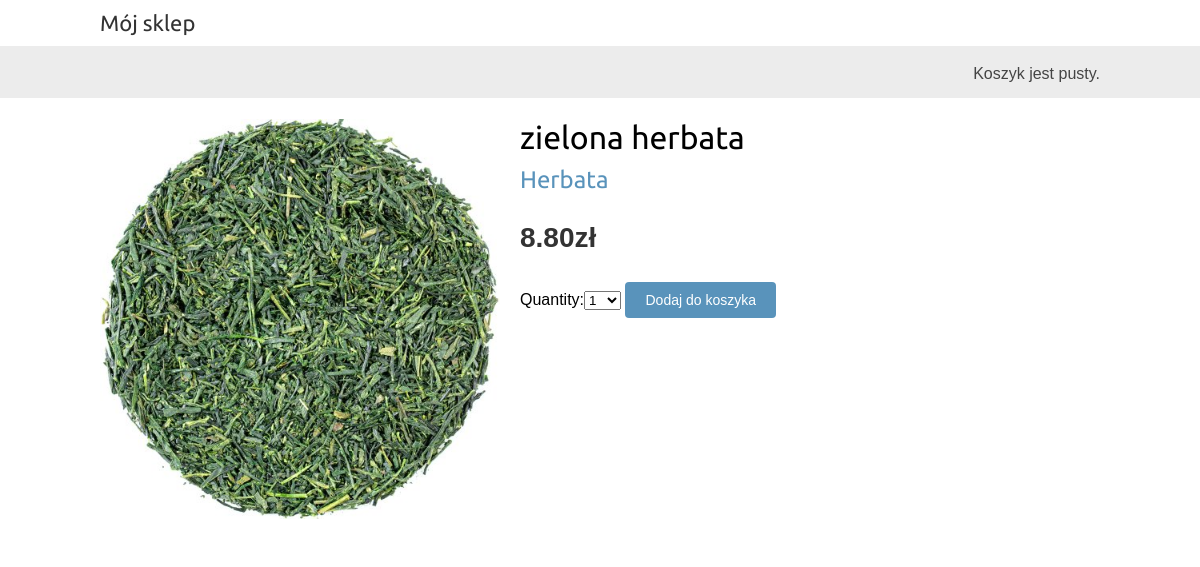
/1/zielona-herbata/, run on the app's committed database.
### shop/models.py (models this page shows, shortened)
class Product(models.Model):
    category = models.ForeignKey(Category, related_name='products', on_delete=models.CASCADE)
    name = models.CharField(max_length=200, db_index=True)
    slug = models.SlugField(max_length=200, db_index=True)
    image = models.ImageField(upload_to='products', blank=True)
    description = models.TextField(blank=True)
    price = models.DecimalField(max_digits=10, decimal_places=2)
    available = models.BooleanField(default=True)
    created = models.DateTimeField(auto_now_add=True)
    updated = models.DateTimeField(auto_now=True)
    class Meta:
        ordering = 'name',
        index_together = (('id', 'slug',),)

class Category(models.Model):
    name = models.CharField(max_length=200, db_index=True)
    slug = models.SlugField(max_length=200, db_index=True, unique=True)
    class Meta:
        ordering = 'name',
        verbose_name = 'category'
        verbose_name_plural = 'categories'
    def __str__(self):
        return self.name
    def get_absolute_url(self):
        return reverse('shop:product_list_by_category', args=[self.slug])

### shop/views.py (the view)
# urls.py: path('<int:id>/<slug:slug>/', views.product_detail, name='product_detail'),
def product_detail(request, id, slug):
    product = get_object_or_404(Product,
                                id=id,
                                slug=slug,
                                available=True)
    cart_product_form = CartAddProductForm()
    return render(request,
                  'detail.html',
                  {'product': product,
                   'cart_product_form': cart_product_form})

### cart/forms.py
class CartAddProductForm(forms.Form):
    quantity = forms.TypedChoiceField(choices=PRODUCT_QUANTITY_CHOICES, coerce=int)
    override = forms.BooleanField(required=False, initial=False, widget=forms.HiddenInput)

### cart/cart.py (called while the page is built)
    def __len__(self):
        return sum(item['quantity'] for item in self.cart.values())

### cart/context_processors.py (called while the page is built)
def cart(request):
    return {'cart': Cart(request)}

### shop/templates/detail.html (shortened to what this page needs)
{% extends "base.html" %}
{% load static %}
{% block content %}
  <div class="product-detail">
    <img src="{% if product.image %}{{ product.image.url }}{% else %}
    {% static 'images/no_image.png' %}{% endif %}">
    <h1>{{ product.name }}</h1>
    <h2>
      <a href="{{ product.category.get_absolute_url }}">
        {{ product.category }}
      </a>
    </h2>
    <p class="price">{{ product.price }}zł</p>
    <form action="{% url 'cart:cart_add' product.id %}" method="post">
      {{ cart_product_form}}
      <input type="submit" value="Dodaj do koszyka">
    </form>
  </div>
{% endblock %}

### shop/static/css/base.css (style rules this page uses)
body { margin:0; padding:0; font-family:helvetica, sans-serif; }
h1, h2, h3, h4, h5 , h6 { font-family: 'Ubuntu', sans-serif; font-weight:normal; }
a { text-decoration:none; color:#5993bb; }
a.button, input[type="submit"] { color:#fff; background:#5993bb; border-radius:4px; padding:10px 20px; font-size:14px; border:0; }
.product-detail { text-align:justify; }
.product-detail .price { color:#333; font-size:28px; font-weight:bold; }
.product-detail img { width:40%; float:left; padding:0 20px 20px 0; }
.product-detail h1 { margin-bottom:0; }
.product-detail h2 { margin-top:10px; }

### data on the page
Product: image (picture), name "zielona herbata", category "Herbata", price "8.80"
